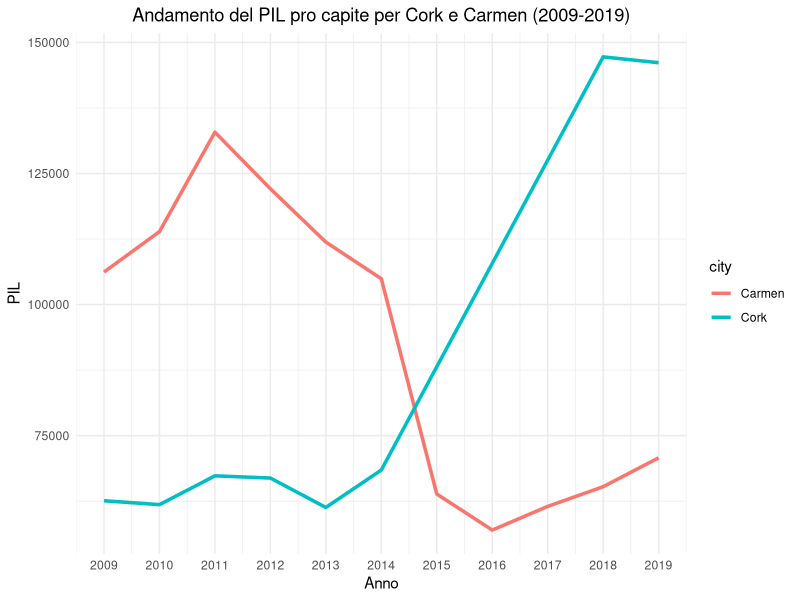

Recreate this plot in R.
library(ggplot2)
library(tidyr)
library(dplyr)

gdp_data <- read.csv("dataset/GDP_per_capita.csv")

# Filtrare per le città di Cork e Carmen
gdp_filtered <- gdp_data %>% 
  filter(city %in% c("Carmen", "Cork"))

# Trasformare i dati da wide a long format
gdp_long <- gdp_filtered %>%
  gather(key = "year", value = "gdp", `X2009`:`X2019`) %>%
  mutate(year = as.numeric(sub("X", "", year)))

# Creare il grafico a linee
ggplot(gdp_long, aes(x = year, y = gdp, group = city, color = city)) +
  geom_line(size = 1.2) +
  scale_x_continuous(breaks = 2009:2019) +
  theme_minimal() +
  theme(plot.title = element_text(hjust = 0.5)) +
  labs(title = "Andamento del PIL pro capite per Cork e Carmen (2009-2019)",
       x = "Anno",
       y = "PIL")
